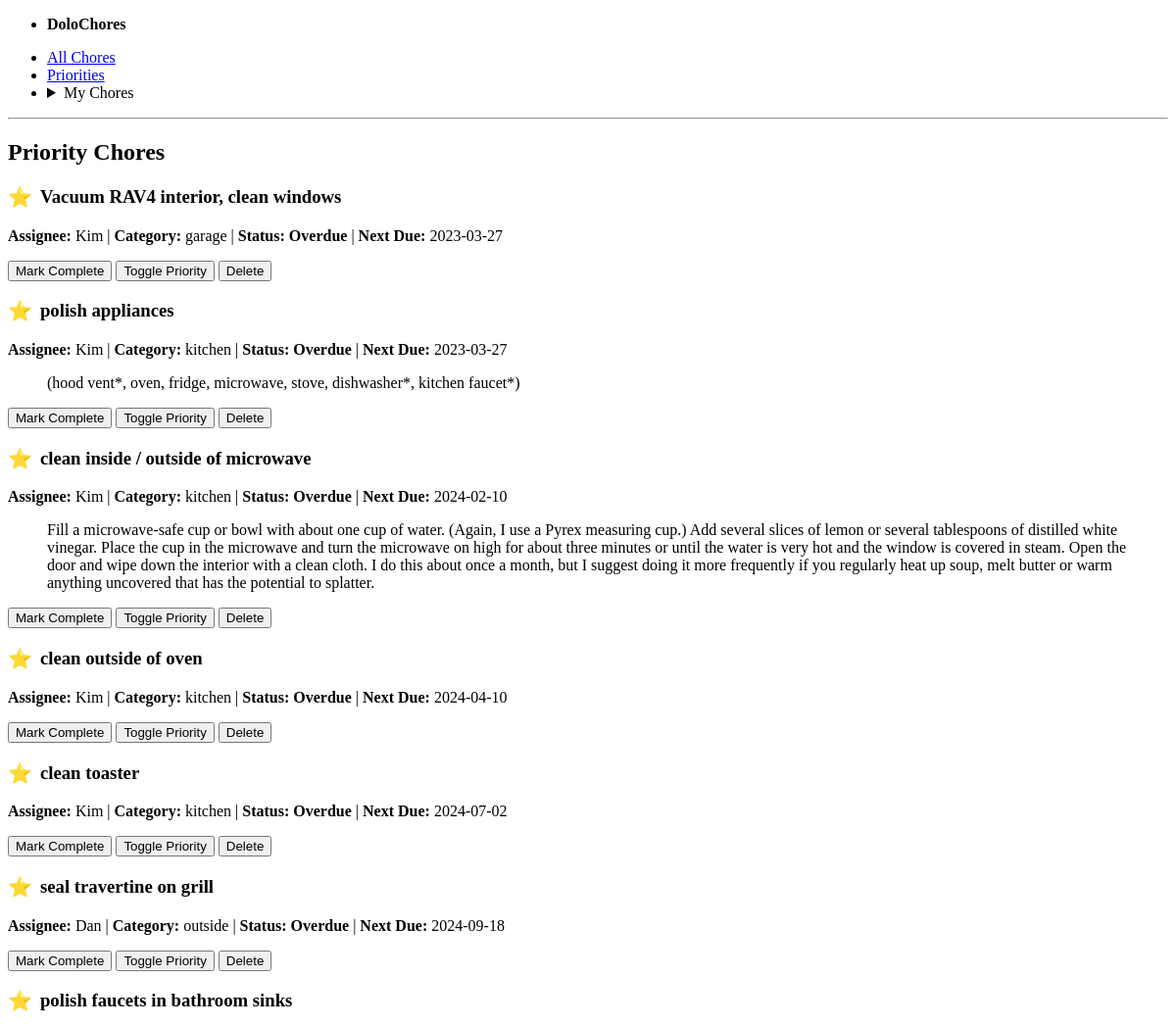
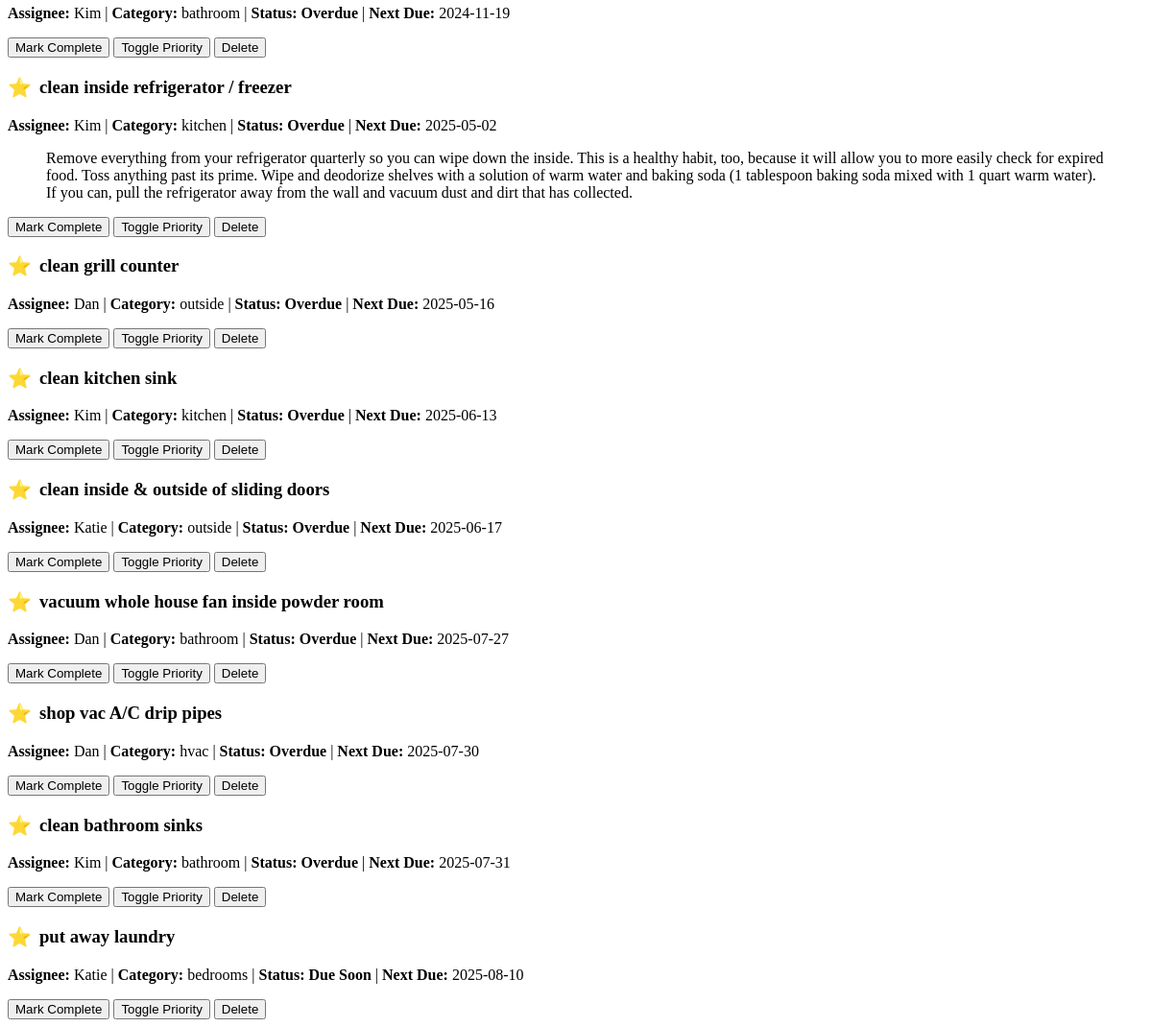
The page /priorities on the database its author committed (2 pictures, top to bottom).
### app.py (models this page shows, shortened)
class Chore(db.Model):
    id = db.Column(db.Integer, primary_key=True)
    title = db.Column(db.String(120), nullable=False)
    user_id = db.Column(db.Integer, db.ForeignKey('user.id'), nullable=False)
    category = db.Column(db.String(50))
    frequency = db.Column(db.Integer, nullable=False)  # in days
    last_completed = db.Column(db.Date, default=date.today)
    is_priority = db.Column(db.Boolean, default=False)
    notes = db.Column(db.Text)
    previous_last_completed = db.Column(db.Date)
    @property
    def next_due(self):
        if self.last_completed and self.frequency:
            return self.last_completed + timedelta(days=self.frequency)
        return None
    @property
    def status(self):
        today = date.today()
        next_due_date = self.next_due
        if not next_due_date:
            return "N/A"
        if next_due_date < today:
            return "Overdue"
        if self.frequency > 30:
            if today <= next_due_date <= today + timedelta(days=30):
                return "Due Soon"
        else:
            if today <= next_due_date <= today + timedelta(days=14):
                return "Due Soon"
        return "Completed Recently"

class User(db.Model):
    id = db.Column(db.Integer, primary_key=True)
    name = db.Column(db.String(80), unique=True, nullable=False)
    chores = db.relationship('Chore', backref='assignee', lazy=True)

### app.py (the view)
@app.route('/priorities')
def priorities():
    priority_chores = Chore.query.filter_by(is_priority=True).all()
    chores = sorted(priority_chores, key=lambda c: c.next_due if c.next_due else date.max)
    return render_template('priorities.html', chores=chores, title="Priority Chores")

### templates/priorities.html
{% extends "layout.html" %}
{% block content %}
<section>
    <h2>{{ title }}</h2>
    {% for chore in chores %}
    <article class="chore-card" data-chore-id="{{ chore.id }}">
        <header>
            <h3 class="chore-title {{ chore.status | lower | replace(' ', '-') }}">
                <span title="High Priority">⭐</span>
                {{ chore.title }}
            </h3>
        </header>
        <p>
            <strong>Assignee:</strong> {{ chore.assignee.name }} |
            <strong>Category:</strong> {{ chore.category | default('N/A') }} |
            <strong>Status:</strong> <span class="status-{{ chore.status | lower | replace(' ', '-') }}">{{ chore.status }}</span> |
            <strong>Next Due:</strong> {{ chore.next_due.strftime('%Y-%m-%d') if chore.next_due else 'N/A' }}
        </p>
        {% if chore.notes %}
        <blockquote>{{ chore.notes }}</blockquote>
        {% endif %}
        <footer>
            <div class="grid">
                <button class="contrast complete-btn">Mark Complete</button>
                <button class="secondary priority-btn">Toggle Priority</button>
                <button class="secondary outline delete-btn">Delete</button>
            </div>
        </footer>
    </article>
    {% else %}
    <p>No priority chores found.</p>
    {% endfor %}
</section>
{% endblock %}

### templates/layout.html (shortened to what this page needs)
<!doctype html>
<html lang="en" data-theme="light">
  <head>
    <link rel="stylesheet" href="https://cdn.jsdelivr.net/npm/@picocss/pico@2/css/pico.min.css">
    <link rel="stylesheet" href="{{ url_for('static', filename='css/style.css') }}">
  </head>
  <body>
    <main class="container">
        <nav>
            <ul>
                <li><strong>DoloChores</strong></li>
            </ul>
            <ul>
                <li><a href="{{ url_for('all_chores') }}">All Chores</a></li>
                <li><a href="{{ url_for('priorities') }}">Priorities</a></li>
                <li>
                    <details class="dropdown">
                        <summary>My Chores</summary>
                    </details>
                </li>
            </ul>
        </nav>
        <hr>
        {% block content %}{% endblock %}
    </main>
  </body>
</html>

### static/css/style.css (style rules this page uses)
.status-overdue { color: var(--pico-color-red-550); font-weight: bold; }
.status-due-soon { color: var(--pico-color-orange-550); font-weight: bold; }
article { margin-bottom: var(--pico-spacing); }
article h3 { display: flex; align-items: center; }
article h3 span[title="High Priority"] { margin-right: 0.5rem; font-size: 1.25rem; }

### rows shown on the page
Chore: title "Vacuum RAV4 interior, clean windows", assignee.name "Kim", category "garage", status "Overdue", next_due "2023-03-27"
Chore: title "polish appliances", assignee.name "Kim", category "kitchen", status "Overdue", next_due "2023-03-27", notes "(hood vent*, oven, fridge, microwave, stove, dishwasher*, kitchen faucet*)"
Chore: title "clean inside / outside of microwave", assignee.name "Kim", category "kitchen", status "Overdue", next_due "2024-02-10", notes "Fill a microwave-safe cup or bowl with about one cup of water. (Again, I use a Pyrex measuring cup.) Add several slices of lemon or several tablespoons of distilled white vinegar. Place the cup in the microwave and turn the microwave on high for about three minutes or until the water is very hot and the window is covered in steam. Open the door and wipe down the interior with a clean cloth. I do this about once a month, but I suggest doing it more frequently if you regularly heat up soup, melt butter or warm anything uncovered that has the potential to splatter."
Chore: title "clean outside of oven", assignee.name "Kim", category "kitchen", status "Overdue", next_due "2024-04-10"
Chore: title "clean toaster", assignee.name "Kim", category "kitchen", status "Overdue", next_due "2024-07-02"
Chore: title "seal travertine on grill", assignee.name "Dan", category "outside", status "Overdue", next_due "2024-09-18"
Chore: title "polish faucets in bathroom sinks", assignee.name "Kim", category "bathroom", status "Overdue", next_due "2024-11-19"
Chore: title "clean inside refrigerator / freezer", assignee.name "Kim", category "kitchen", status "Overdue", next_due "2025-05-02", notes "Remove everything from your refrigerator quarterly so you can wipe down the inside. This is a healthy habit, too, because it will allow you to more easily check for expired food. Toss anything past its prime. Wipe and deodorize shelves with a solution of warm water and baking soda (1 tablespoon baking soda mixed with 1 quart warm water). If you can, pull the refrigerator away from the wall and vacuum dust and dirt that has collected."
Chore: title "clean grill counter", assignee.name "Dan", category "outside", status "Overdue", next_due "2025-05-16"
Chore: title "clean kitchen sink", assignee.name "Kim", category "kitchen", status "Overdue", next_due "2025-06-13"
Chore: title "clean inside & outside of sliding doors", assignee.name "Katie", category "outside", status "Overdue", next_due "2025-06-17"
Chore: title "vacuum whole house fan inside powder room", assignee.name "Dan", category "bathroom", status "Overdue", next_due "2025-07-27"
Chore: title "shop vac A/C drip pipes", assignee.name "Dan", category "hvac", status "Overdue", next_due "2025-07-30"
Chore: title "clean bathroom sinks", assignee.name "Kim", category "bathroom", status "Overdue", next_due "2025-07-31"
Chore: title "put away laundry", assignee.name "Katie", category "bedrooms", status "Due Soon", next_due "2025-08-10"

### other values the page prints
{{ title }} "Priority Chores"
